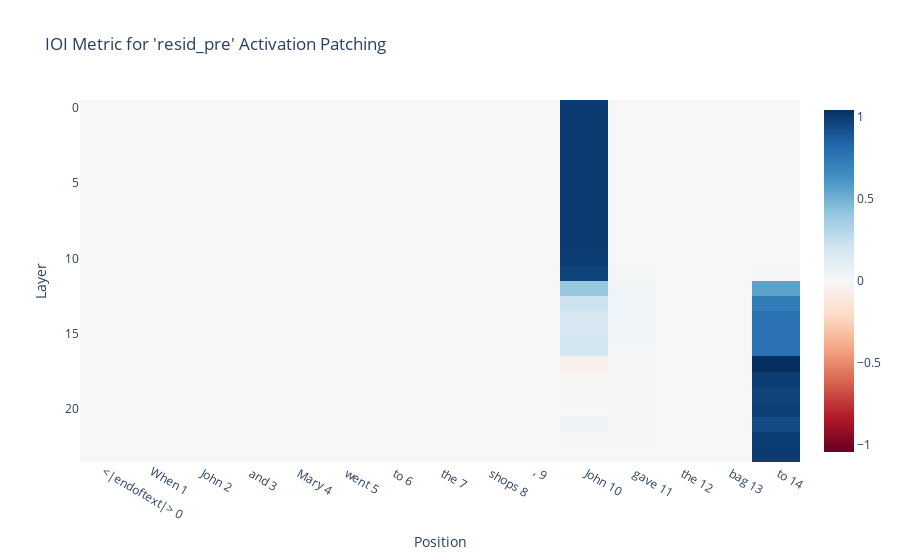

The cell this chart's notebook holds for it:
### Markdown cell above
Computation occurs at the S2 position for all layers until layer 7 (resid_pre is the residual stream prior to the given layer).

### Code cell
resid_pre_act_patch_results = patching.get_act_patch_resid_pre(
    model, 
    corrupted_tokens, 
    clean_cache, 
    ioi_metric)

imshow(resid_pre_act_patch_results, 
       yaxis="Layer", 
       xaxis="Position", 
       x=[f"{tok} {i}" for i, tok in enumerate(model.to_str_tokens(clean_tokens[0]))],
       title="IOI Metric for 'resid_pre' Activation Patching")

### Figure 1 — Plotly figure (JSON) as saved in the notebook; plotly's stock layout.template omitted (floating-point values rounded to 4 significant figures; data arrays with more than 128 entries replaced by an {"elided": "..."} marker saying what was removed)
{"data": [{"coloraxis": "coloraxis", "hovertemplate": "x: %{x}<br>y: %{y}<br>color: %{z}<extra></extra>", "name": "0", "type": "heatmap", "x": ["<|endoftext|> 0", "When 1", " John 2", " and 3", " Mary 4", " went 5", " to 6", " the 7", " shops 8", ", 9", " John 10", " gave 11", " the 12", " bag 13", " to 14"], "xaxis": "x", "yaxis": "y", "z": {"elided": "24x15 float values"}}], "layout": {"coloraxis": {"cmid": 0, "colorscale": [[0, "rgb(103,0,31)"], [0.1, "rgb(178,24,43)"], [0.2, "rgb(214,96,77)"], [0.3, "rgb(244,165,130)"], [0.4, "rgb(253,219,199)"], [0.5, "rgb(247,247,247)"], [0.6, "rgb(209,229,240)"], [0.7, "rgb(146,197,222)"], [0.8, "rgb(67,147,195)"], [0.9, "rgb(33,102,172)"], [1, "rgb(5,48,97)"]]}, "title": {"text": "IOI Metric for 'resid_pre' Activation Patching"}, "xaxis": {"anchor": "y", "domain": [0, 1], "title": {"text": "Position"}}, "yaxis": {"anchor": "x", "autorange": "reversed", "domain": [0, 1], "title": {"text": "Layer"}}}}
